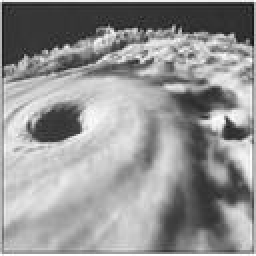
#> input picture images100.jpg, 128 x 128 px (shown 2 times larger)
$ python imdistance.py images100.jpg images121.jpg   (Python 2 division)
#> lines starting #> are read from the running program, lines starting #| are printed output that depends on the picture; long printed decimals are rounded
#!/usr/bin/env python

import numpy as np
import imagehash
import math
import sys
import cv2
import os
import shutil
import glob
import math
from matcher import *
from matplotlib import pyplot as plt

# ROB
import random


# Let's say des1 (img1) is the target image that's not changing
# So let's see how much of its features are in img1 and to what degree
# [26 lines left out: functions matched, avg_hamming_metric, not called in this run]

# ROB
def avg_hamming_metric2(candid, other):
    minD = -1
    maxD = -1
    distance_matrix = np.zeros(( len(candid['descriptors']), len(other['descriptors']) ))
    for i, d1 in enumerate(candid['descriptors']):
        for j, d2 in enumerate(other['descriptors']):
            theD = cv2.norm( d1, d2, cv2.NORM_HAMMING);
            distance_matrix[i, j] = theD

    distance_matrix_copy = distance_matrix.copy()
    # best_matches for the one that has the minimum number of descriptors (for the candid)
    best_matches = []
    FILTER_FILL = 900000 # A number that replaces the row and column of a minimum
    for i in range(len(candid['descriptors'])):
        index = np.argmin(distance_matrix)
        index_2d = np.unravel_index(index, distance_matrix.shape)
        val = distance_matrix[index_2d]
        distance_matrix[index_2d[0], :] = FILTER_FILL
        distance_matrix[:, index_2d[1]] = FILTER_FILL
        best_matches.append((index_2d[0], index_2d[1], val))

    return np.mean(best_matches, axis=1)[2], best_matches, distance_matrix_copy

# ROB
def per_image_stats(inp):
    minH = -1
    maxH = -1
    minP = -1
    maxP = -1
    for i, (d1, k1) in enumerate(zip(inp['descriptors'], inp['keypoints'])):
        for j, (d2, k2) in enumerate(zip(inp['descriptors'], inp['keypoints'])):
            if(i == j):
                continue
            distH = cv2.norm( d1, d2, cv2.NORM_HAMMING);
            if(distH < minH or minH == -1):
                minH = distH
            if(distH > maxH or maxH == -1):
                maxH = distH

            distP = math.sqrt((k1.pt[0] - k2.pt[0]) ** 2 + (k1.pt[1] - k2.pt[1]) ** 2)
            if(distP < minP or minP == -1):
                minP = distP
            if(distP > maxH or maxP == -1):
                maxP = distP
    met=[]
    for i, (d1, k1) in enumerate(zip(inp['descriptors'], inp['keypoints'])):
        met.append(0)
        for j, (d2, k2) in enumerate(zip(inp['descriptors'], inp['keypoints'])):
            if(i == j):
                continue
            distH = (cv2.norm( d1, d2, cv2.NORM_HAMMING)-minH)/(maxH-minH);
            distP = (math.sqrt((k1.pt[0] - k2.pt[0]) ** 2 + (k1.pt[1] - k2.pt[1]) ** 2)-minP)/(maxP-minP)
            met[i] += math.sqrt(distH ** 2 + distP ** 2)

    return met

def new_metric(matches, m1, m2):
    adjusted_matches = 0

    for i, j, val in matches:
        adjusted_matches += abs(m1[i]-m2[j])
    avgM = adjusted_matches/len(matches)

    return avgM
# END ROB

# [23 lines left out: functions euclidean_distance, adjust_hamming_metric, not called in this run]


def imdistance(filename1, filename2, show = None):
#> called with filename1 = 'images100.jpg', filename2 = 'images121.jpg', show = True
    if show == None:
        show = False

    img1 = cv2.imread(filename1, 0) # Target image
#> img1 is the input picture: shape (128, 128); min 19, max 255, mean 148.2
    img2 = cv2.imread(filename2, 0)
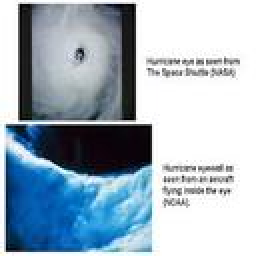
#> input picture images121.jpg, 128 x 128 px (shown 2 times larger)
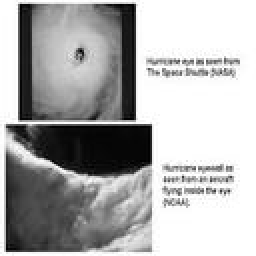
#> img2: shape (128, 128) (shown 2 times larger); min 0, max 255, mean 175.2

    orb = cv2.ORB_create()

    kp1, des1 = orb.detectAndCompute(img1, None)
#> kp1 = 62 keypoints; strongest (x, y, size): (38, 66, 37.2), (39, 66, 31), (85, 31, 31), (83, 31, 31)
    kp2, des2 = orb.detectAndCompute(img2, None)
#> kp2 = 88 keypoints; strongest (x, y, size): (74, 63, 31), (67, 58, 31), (69, 58, 44.6), (69, 57, 53.6)

    # ROB
    bf = cv2.BFMatcher(cv2.NORM_HAMMING, crossCheck=True)
    # [15 lines of commented-out code are left out]
    if len(des1) < len(des2):
        candid = {'keypoints': kp1, 'descriptors': des1}
        #dS, kS = zip(*random.sample(list(zip(des2, kp2)), len(des1)))
        dS=[]
        kS=[]
        sample = sorted(random.sample(range(len(des2)), len(des1)))
#> sample = 62 values from 0 to 86
        for s in sample:
            dS.append(des2[s])
            kS.append(kp2[s])
#> this loop made 62 passes
#> s on passes 7 to 18: 9, 10, 12, 13, 14, 15, 16, 17, 18, 20, 21, 22
#> after the loop, dS = 62 items; kS = 62 keypoints; strongest (x, y, size): (74, 63, 31), (67, 58, 31), (69, 58, 44.6), (69, 57, 53.6)
        other =  {'keypoints': kS, 'descriptors': dS}
        numSamples = len(des1)
#> numSamples = 62
    else:
        dS=[]
        kS=[]
        sample = sorted(random.sample(range(len(des1)), len(des2)))
        for s in sample:
            dS.append(des1[s])
            kS.append(kp1[s])
        #dS, kS = zip(*random.sample(zip(des1, kp1), len(des2)))
        candid =  {'keypoints': kS, 'descriptors': dS}
        other = {'keypoints': kp2, 'descriptors': des2}
        numSamples = len(des2)

    #avg_hamming, best_matches, distance_matrix = avg_hamming_metric(bf, candid, other)
    #avg_hamming = adjust_hamming_metric(candid, other, best_matches)
    avg_hamming, best_matches, distance_matrix = avg_hamming_metric2(candid, other)
#> in avg_hamming_metric2, `distance_matrix = np.zeros(( len(candid['descriptors']), len(other['de..`: distance_matrix: shape (62, 62) float64; every value is 0
#> the loop in avg_hamming_metric2, `for i, d1 in enumerate(candid['descriptors']):` made 62 passes
#> after the loop in avg_hamming_metric2, `for i, d1 in enumerate(candid['descriptors']):`:
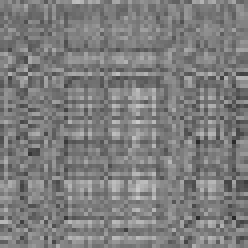
#> distance_matrix: shape (62, 62) float64 (shown 4 times larger); min 41, max 203, mean 125
#> the loop in avg_hamming_metric2, `for i in range(len(candid['descriptors'])):` made 62 passes
#> (index, index_2d, val) on passes 1 to 12: (3406, (54, 58), 41), (2219, (35, 49), 42), (2363, (38, 7), 53), (2851, (45, 61), 61), (3415, (55, 5), 63), (1233, (19, 55), 65), (3565, (57, 31), 65), (1176, (18, 60), 66), (1690, (27, 16), 67), (1669, (26, 57), 68), (2043, (32, 59), 69), (2112, (34, 4), 69)
#> after the loop in avg_hamming_metric2, `for i in range(len(candid['descriptors'])):`: distance_matrix: shape (62, 62) float64; every value is 900000
#> after the loop in avg_hamming_metric2, `for i in range(len(candid['descriptors'])):`: best_matches = 62 items, first 6: (54, 58, 41), (35, 49, 42), (38, 7, 53), (45, 61, 61), (55, 5, 63), (19, 55, 65)
#> avg_hamming = 32.67
    met1 = per_image_stats(candid)
#> the loop in per_image_stats, `for i, (d1, k1) in enumerate(zip(inp['descriptors'], inp['keypoints'])):` made 62 passes
#> k1 on passes 1 to 12: keypoint at (53, 31), size 31, keypoint at (83, 31), size 31, keypoint at (85, 31), size 31, keypoint at (88, 31), size 31, keypoint at (91, 31), size 31, keypoint at (32, 32), size 31, keypoint at (88, 33), size 31, keypoint at (96, 33), size 31, keypoint at (85, 34), size 31, keypoint at (92, 34), size 31, keypoint at (32, 35), size 31, keypoint at (34, 36), size 31
#> after the loop in per_image_stats, `for i, (d1, k1) in enumerate(zip(inp['descriptors'], inp['keypoints'])):`: maxH = 176; maxP = 30; minH = 22; minP = 0
#> after the loop in per_image_stats, `for i, (d1, k1) in enumerate(zip(inp['descriptors'], inp['keypoints'])):`: met = 62 values, max 102.4 at index 5, min 66.15 at index 29, mean 80.26
#> met1 has the same summary as met in per_image_stats
    met2 = per_image_stats(other)
#> the loop in per_image_stats (call 2), `for i, (d1, k1) in enumerate(zip(inp['descriptors'], inp['keypoints'])):` made 62 passes
#> k1 on passes 1 to 12: keypoint at (77, 31), size 31, keypoint at (38, 32), size 31, keypoint at (81, 32), size 31, keypoint at (90, 33), size 31, keypoint at (74, 34), size 31, keypoint at (81, 35), size 31, keypoint at (78, 36), size 31, keypoint at (86, 36), size 31, keypoint at (88, 37), size 31, keypoint at (94, 37), size 31, keypoint at (48, 57), size 31, keypoint at (67, 58), size 31
#> met2 = 62 values, max 93.67 at index 1, min 53.47 at index 16, mean 66.83

    avg_hamming = new_metric(best_matches, met1, met2)
#> the loop in new_metric, `for i, j, val in matches:` made 62 passes
#> (i, j, val, adjusted_matches) on passes 1 to 12: (54, 58, 41, 37.26), (35, 49, 42, 73.92), (38, 7, 53, 86.03), (45, 61, 61, 112.1), (55, 5, 63, 116.7), (19, 55, 65, 122), (57, 31, 65, 149.1), (18, 60, 66, 165.4), (27, 16, 67, 207), (26, 57, 68, 235.1), (32, 59, 69, 242.3), (34, 4, 69, 245.3)
#> (j, val, adjusted_matches) on pass 21: (17, 79, 357.7)
#> after the loop in new_metric, `for i, j, val in matches:`: adjusted_matches = 949
#> in new_metric, `avgM = adjusted_matches/len(matches)`: avgM = 15.31
#> avg_hamming = 15.31

    #print 'Average Hamming metric: {}'.format(avg_hamming)
    print 'Fancy new metric: {}'.format(avg_hamming)
#| Fancy new metric: 15.306

    # [10 lines of commented-out code are left out]

    return avg_hamming

if __name__ == '__main__':
    if len(sys.argv) < 2:
        print 'Usage:\t./imdistance <filename 1> <filename 2> \n\t./imdistance <filename 1> <directory of images>'
        exit(-1)

    filename1 = sys.argv[1]
    filename2 = sys.argv[2]

    if os.path.isdir(filename2):
        path = filename2
        sorted_path = path + '/SORTED/'
        if not os.path.exists(sorted_path):
            os.mkdir(sorted_path)

        distances = []
        for filename in glob.glob(path + '/*.png'):
            try:
                distance = imdistance(filename1, filename)
                distances.append((filename, distance))
                shutil.copyfile(filename, sorted_path + '/' + str(distance) + '.png')
                print 'Succeeded for {} with distance {}'.format(filename, distance)
            except:
                print 'Failed for {}'.format(filename)
                #exit()
                pass

    else:
        imdistance(filename1, filename2, show=True)
